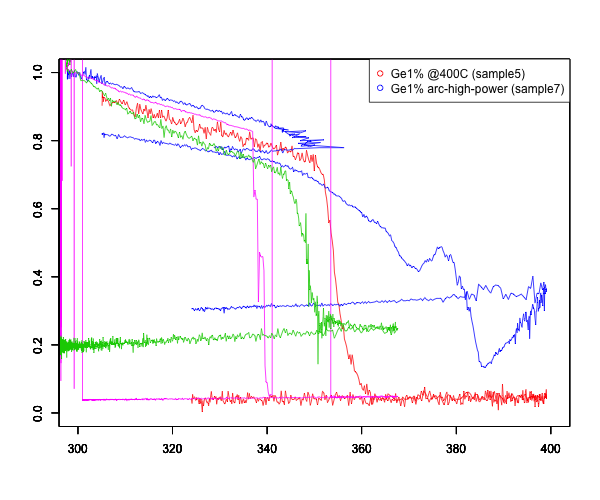

Write R code to recreate this figure.
png("plot_normalized.png", width = 600, height = 500)  # 描画デバイスを開く

XLIM<-c(300.0,400.0)
YLIM<-c(0,1)
data2 <- read.csv("181126_heating_sample5ch2_002.csv",header=F)
plot(data.frame(data2[2],data2[5]/0.005451),xlim=XLIM,ylim=YLIM,xlab="",ylab="",type="l",col="red",cex=0.1)
par(new=TRUE) #
data3 <- read.csv("181126_heating_sample7ch1_001.csv",header=F)
plot(data.frame(data3[2],data3[5]/0.019305),xlim=XLIM,ylim=YLIM,xlab="",ylab="",type="l",col="blue",cex=0.1)
par(new=TRUE) #
data4 <- read.csv("181126_heating_sample7ch1_002.csv",header=F)
plot(data.frame(data4[2],data4[5]/0.019305),xlim=XLIM,ylim=YLIM,xlab="",ylab="",type="l",col="blue",cex=0.1)
par(new=TRUE) #
data5 <- read.csv("181126_heating_sample3ch2_001.csv",header=F)
plot(data.frame(data5[2],data5[5]/0.050021),xlim=XLIM,ylim=YLIM,xlab="",ylab="",type="l",col="magenta",cex=0.1)
par(new=TRUE) #
data6 <- read.csv("181126_heating_sample6ch1_001.csv",header=F)
plot(data.frame(data6[2],data6[5]/0.007315),xlim=XLIM,ylim=YLIM,xlab="",ylab="",type="l",col="green3",cex=0.1)



legend("topright", col=c("red","blue"), legend=c("Ge1% @400C (sample5)","Ge1% arc-high-power (sample7)"),pch=c(1,1))


dev.off()  

#cd Documents/GitManagedProjects-Kagawalab/研究/抵抗測定/